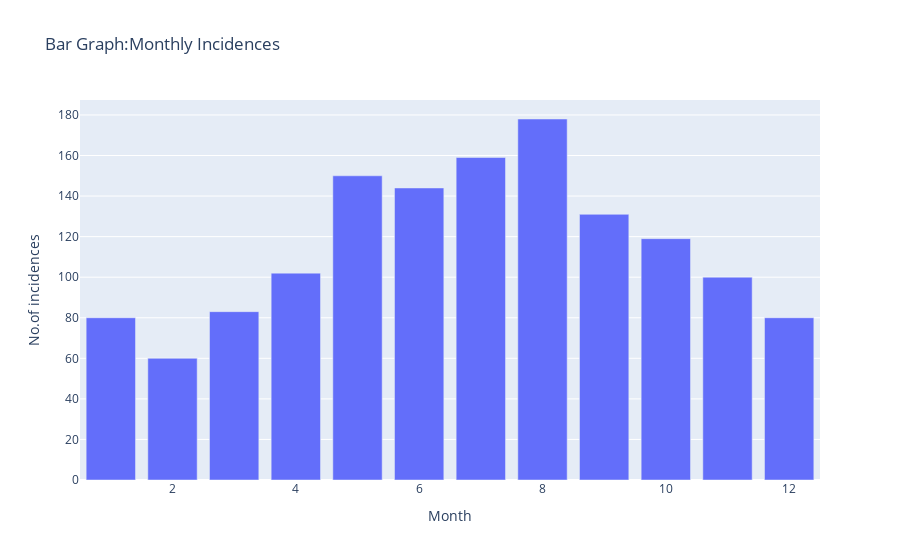

The code cell stored with this chart in its notebook:
### Markdown cell above
##### Monthly Incidences

### Code cell
# Bar chart based on monthly occurrences
month = The_75th_precinct.MONTH.value_counts().index
incidences = The_75th_precinct.MONTH.value_counts()

fig = px.bar(The_75th_precinct,
                     x = month,
                     y= incidences,
                    labels = {"x":"Month","y":"No.of incidences"},
                    title = "Bar Graph:Monthly Incidences"
                    )
fig.show()

### Figure 1 — Plotly figure (JSON) as saved in the notebook; plotly's stock layout.template omitted (floating-point values rounded to 4 significant figures)
{"data": [{"alignmentgroup": "True", "hovertemplate": "Month=%{x}<br>No.of incidences=%{y}<extra></extra>", "legendgroup": "", "marker": {"color": "#636efa", "pattern": {"shape": ""}}, "name": "", "offsetgroup": "", "orientation": "v", "showlegend": false, "textposition": "auto", "type": "bar", "x": [8, 7, 5, 6, 9, 10, 4, 11, 3, 1, 12, 2], "xaxis": "x", "y": [178, 159, 150, 144, 131, 119, 102, 100, 83, 80, 80, 60], "yaxis": "y"}], "layout": {"barmode": "relative", "legend": {"tracegroupgap": 0}, "title": {"text": "Bar Graph:Monthly Incidences"}, "xaxis": {"anchor": "y", "domain": [0, 1], "title": {"text": "Month"}}, "yaxis": {"anchor": "x", "domain": [0, 1], "title": {"text": "No.of incidences"}}}}
